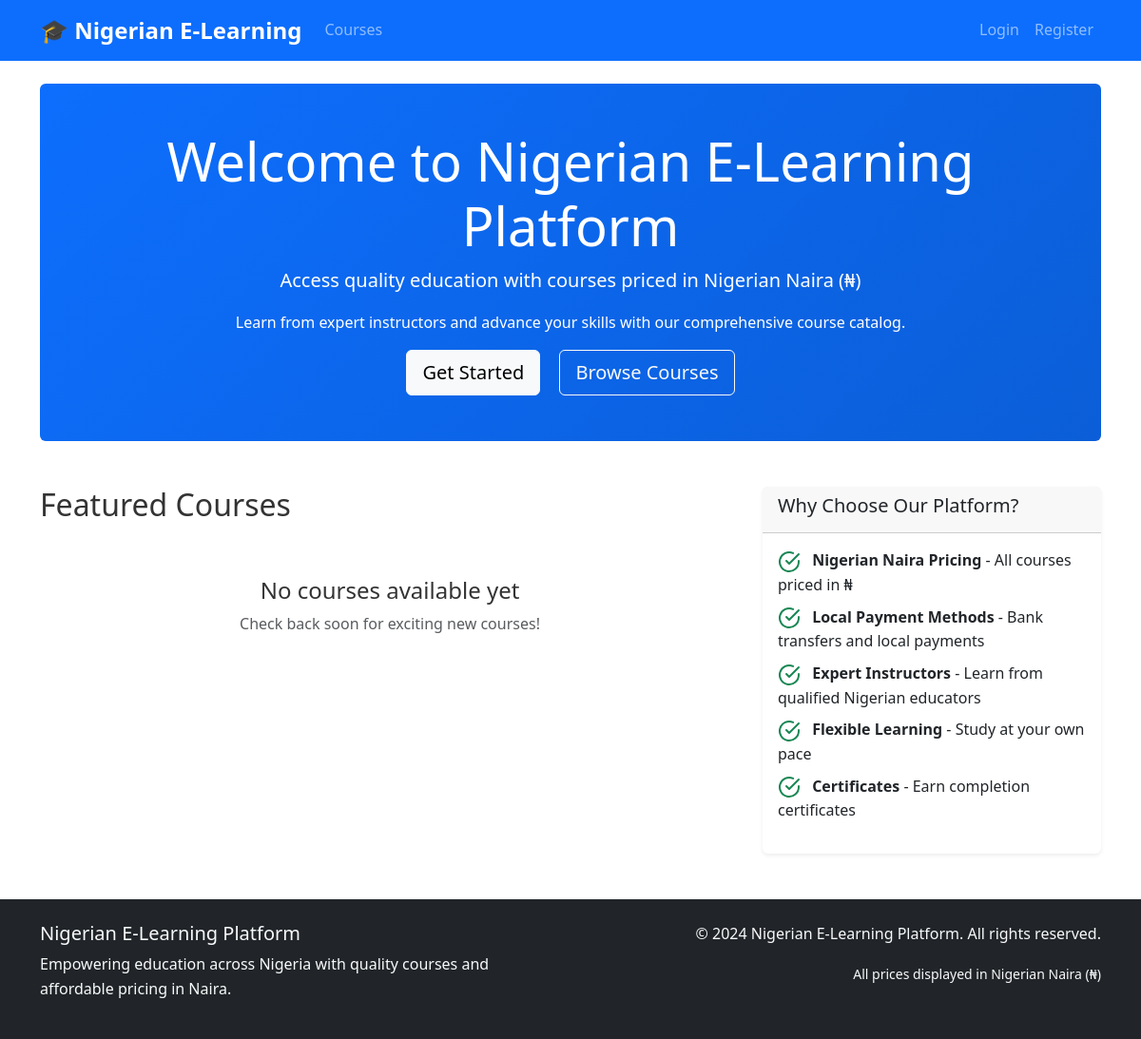
Before: / with the older database file.
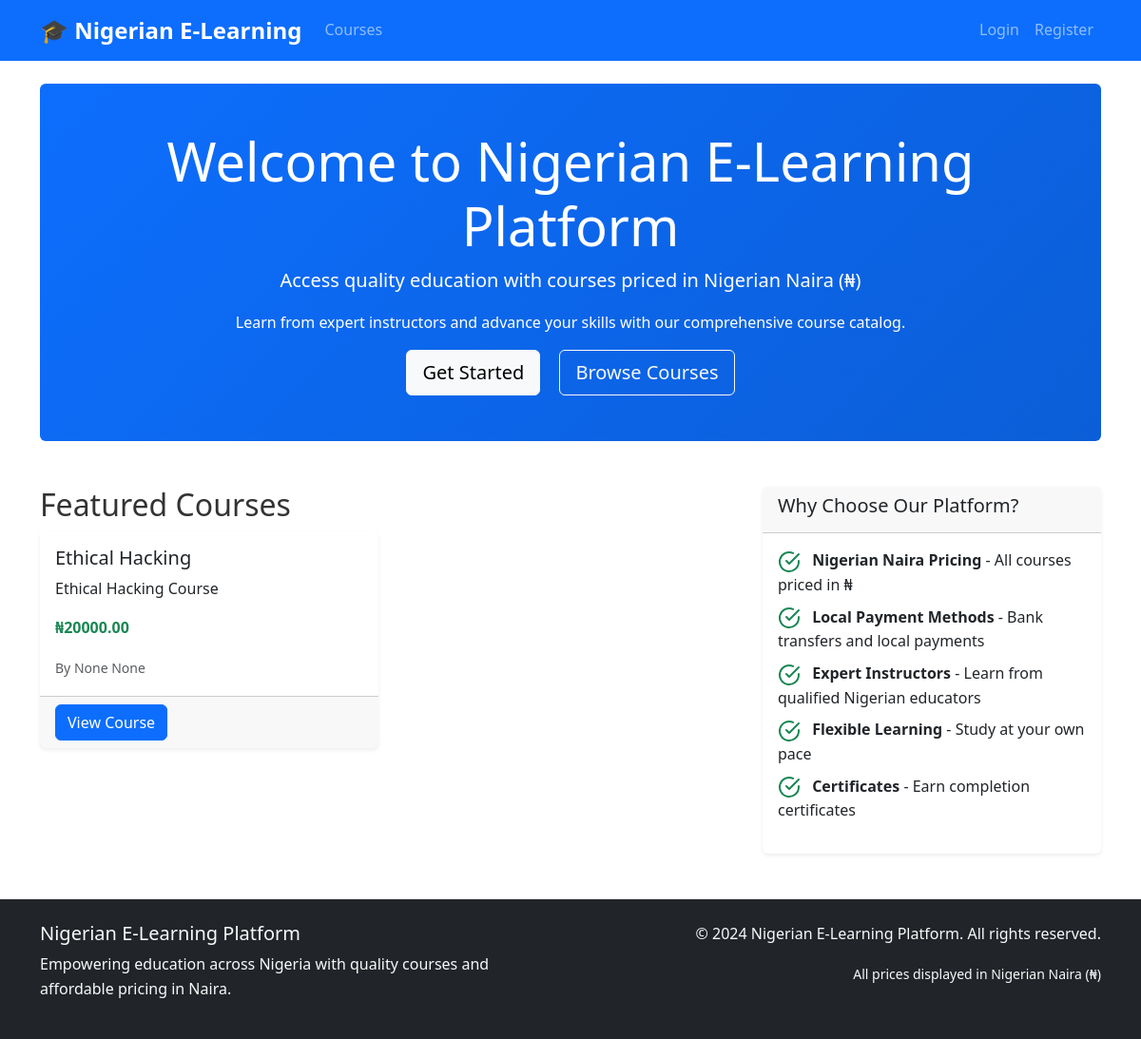
After: the same page with the newer database file.
### models.py (models this page shows, shortened)
class Course(db.Model):
    id = db.Column(db.Integer, primary_key=True)
    title = db.Column(db.String(200), nullable=False)
    description = db.Column(db.Text)
    price = db.Column(db.Float, nullable=False, default=0.0)
    instructor_id = db.Column(db.Integer, db.ForeignKey('user.id'), nullable=False)
    is_active = db.Column(db.Boolean, default=True)
    created_at = db.Column(db.DateTime, default=datetime.utcnow)
    updated_at = db.Column(db.DateTime, default=datetime.utcnow, onupdate=datetime.utcnow)
    lessons = db.relationship('Lesson', backref='course', lazy='dynamic', cascade='all, delete-orphan')
    enrollments = db.relationship('Enrollment', backref='course', lazy='dynamic')
    quizzes = db.relationship('Quiz', backref='course', lazy='dynamic')
    assignments = db.relationship('Assignment', backref='course', lazy='dynamic')

class User(UserMixin, db.Model):
    id = db.Column(db.Integer, primary_key=True)
    username = db.Column(db.String(80), unique=True, nullable=False)
    email = db.Column(db.String(120), unique=True, nullable=False)
    password_hash = db.Column(db.String(256), nullable=False)
    role = db.Column(db.String(20), nullable=False, default='student')  # admin, instructor, student
    first_name = db.Column(db.String(50))
    last_name = db.Column(db.String(50))
    is_active = db.Column(db.Boolean, default=True)
    wallet_balance = db.Column(db.Float, default=0.0)
    course_credits = db.Column(db.Integer, default=0)
    created_at = db.Column(db.DateTime, default=datetime.utcnow)
    courses_created = db.relationship('Course', backref='instructor', lazy='dynamic')
    enrollments = db.relationship('Enrollment', backref='student', lazy='dynamic')
    payments = db.relationship('Payment', backref='user', lazy='dynamic')
    wallet_transactions = db.relationship('WalletTransaction', backref='user', lazy='dynamic')
    quiz_attempts = db.relationship('QuizAttempt', backref='user', lazy='dynamic')
    assignment_submissions = db.relationship('AssignmentSubmission', backref='user', lazy='dynamic')

### routes.py (the view)
@app.route('/')
def index():
    courses = Course.query.filter_by(is_active=True).all()
    return render_template('index.html', courses=courses)

### templates/index.html (shortened to what this page needs)
{% extends "base.html" %}
{% block content %}
<div class="jumbotron bg-primary text-white rounded p-5 mb-5">
    <div class="container text-center">
        <h1 class="display-4">Welcome to Nigerian E-Learning Platform</h1>
        <p class="lead">Access quality education with courses priced in Nigerian Naira (₦)</p>
        <p>Learn from expert instructors and advance your skills with our comprehensive course catalog.</p>
        {% if not current_user.is_authenticated %}
        <a class="btn btn-light btn-lg me-3" href="{{ url_for('register') }}">Get Started</a>
        <a class="btn btn-outline-light btn-lg" href="{{ url_for('courses') }}">Browse Courses</a>
        {% else %}
        <a class="btn btn-light btn-lg" href="{{ url_for('dashboard') }}">Go to Dashboard</a>
        {% endif %}
    </div>
</div>
<div class="row">
    <div class="col-lg-8">
        <h2>Featured Courses</h2>
        {% if courses %}
        <div class="row">
            {% for course in courses[:6] %}
            <div class="col-md-6 mb-4">
                <div class="card h-100">
                    <div class="card-body">
                        <h5 class="card-title">{{ course.title }}</h5>
                        <p class="card-text">{{ course.description[:100] }}{% if course.description|length > 100 %}...{% endif %}</p>
                        <p class="card-text">
                            <strong class="text-success">₦{{ "%.2f"|format(course.price) }}</strong>
                        </p>
                        <p class="card-text">
                            <small class="text-muted">By {{ course.instructor.first_name }} {{ course.instructor.last_name }}</small>
                        </p>
                    </div>
                    <div class="card-footer">
                        <a href="{{ url_for('course_detail', course_id=course.id) }}" class="btn btn-primary">View Course</a>
                    </div>
                </div>
            </div>
            {% endfor %}
        </div>
        {% else %}
        <div class="text-center py-5">
            <h4>No courses available yet</h4>
            <p class="text-muted">Check back soon for exciting new courses!</p>
        </div>
        {% endif %}
    </div>
    <div class="col-lg-4">
        <div class="card">
            <div class="card-header">
                <h5>Why Choose Our Platform?</h5>
            </div>
            <div class="card-body">
                <ul class="list-unstyled">
                    <li class="mb-2">
                        <i data-feather="check-circle" class="text-success me-2"></i>
                        <strong>Nigerian Naira Pricing</strong> - All courses priced in ₦
                    </li>
                    <li class="mb-2">
                        <i data-feather="check-circle" class="text-success me-2"></i>
                        <strong>Local Payment Methods</strong> - Bank transfers and local payments
                    </li>
                    <li class="mb-2">
                        <i data-feather="check-circle" class="text-success me-2"></i>
                        <strong>Expert Instructors</strong> - Learn from qualified Nigerian educators
                    </li>
                    <li class="mb-2">
                        <i data-feather="check-circle" class="text-success me-2"></i>
                        <strong>Flexible Learning</strong> - Study at your own pace
                    </li>
                    <li class="mb-2">
                        <i data-feather="check-circle" class="text-success me-2"></i>
                        <strong>Certificates</strong> - Earn completion certificates
                    </li>
                </ul>
            </div>
        </div>
    </div>
</div>
{% endblock %}

Changed rows visible on the page:
added Course: title "Ethical Hacking", description "Ethical Hacking Course", price "20000.00", instructor.first_name "None", instructor.last_name "None"
Other visible differences:
text no longer shown: "No courses available yet Check back soon for exciting new courses!"
